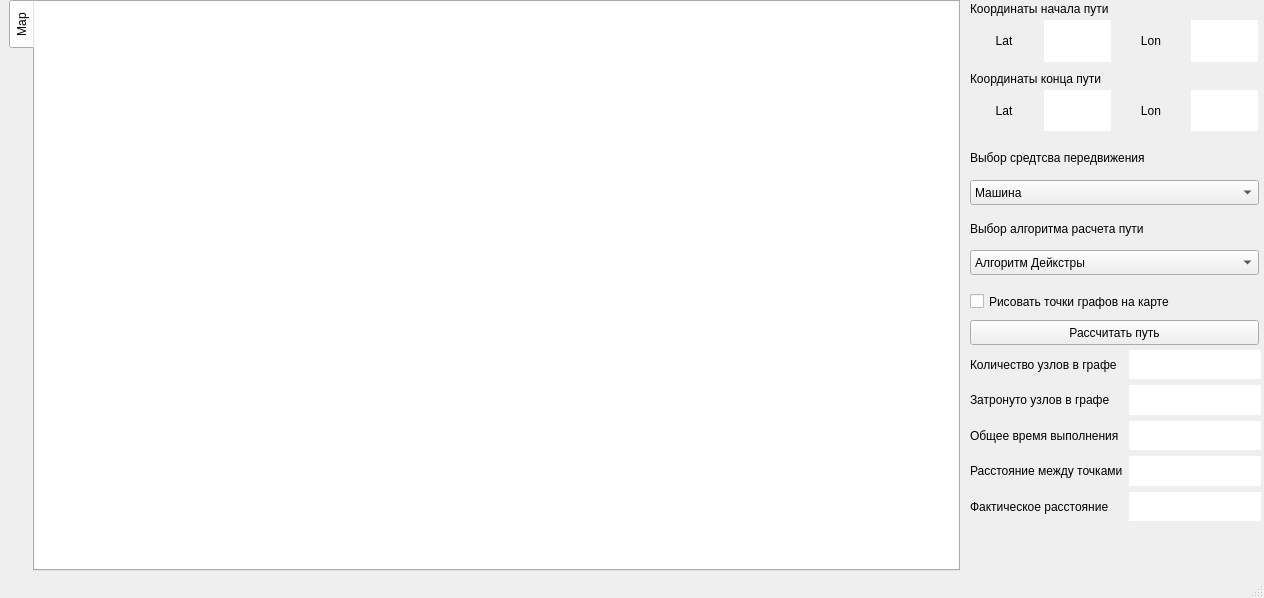
<?xml version="1.0" encoding="UTF-8"?>
<ui version="4.0">
 <class>MainWindow</class>
 <widget class="QMainWindow" name="MainWindow">
  <property name="geometry">
   <rect>
    <x>0</x>
    <y>0</y>
    <width>1264</width>
    <height>598</height>
   </rect>
  </property>
  <property name="windowTitle">
   <string>MainWindow</string>
  </property>
  <widget class="QWidget" name="centralwidget">
   <widget class="QWidget" name="horizontalLayoutWidget">
    <property name="geometry">
     <rect>
      <x>9</x>
      <y>0</y>
      <width>951</width>
      <height>571</height>
     </rect>
    </property>
    <layout class="QHBoxLayout" name="horizontalLayout">
     <item>
      <widget class="QTabWidget" name="Tab">
       <property name="tabPosition">
        <enum>QTabWidget::West</enum>
       </property>
       <property name="currentIndex">
        <number>0</number>
       </property>
       <widget class="QWidget" name="MapTab">
        <attribute name="title">
         <string>Map</string>
        </attribute>
        <widget class="QGraphicsView" name="graphicsView">
         <property name="geometry">
          <rect>
           <x>-5</x>
           <y>-9</y>
           <width>931</width>
           <height>581</height>
          </rect>
         </property>
         <property name="autoFillBackground">
          <bool>true</bool>
         </property>
         <property name="verticalScrollBarPolicy">
          <enum>Qt::ScrollBarAlwaysOff</enum>
         </property>
         <property name="horizontalScrollBarPolicy">
          <enum>Qt::ScrollBarAlwaysOff</enum>
         </property>
         <property name="sizeAdjustPolicy">
          <enum>QAbstractScrollArea::AdjustToContentsOnFirstShow</enum>
         </property>
         <property name="dragMode">
          <enum>QGraphicsView::ScrollHandDrag</enum>
         </property>
         <property name="transformationAnchor">
          <enum>QGraphicsView::AnchorUnderMouse</enum>
         </property>
         <property name="resizeAnchor">
          <enum>QGraphicsView::NoAnchor</enum>
         </property>
         <property name="viewportUpdateMode">
          <enum>QGraphicsView::FullViewportUpdate</enum>
         </property>
        </widget>
       </widget>
      </widget>
     </item>
    </layout>
   </widget>
   <widget class="QPushButton" name="CalculatePath">
    <property name="geometry">
     <rect>
      <x>970</x>
      <y>320</y>
      <width>289</width>
      <height>25</height>
     </rect>
    </property>
    <property name="text">
     <string>Рассчитать путь</string>
    </property>
   </widget>
   <widget class="QComboBox" name="StrategyBox">
    <property name="geometry">
     <rect>
      <x>970</x>
      <y>250</y>
      <width>289</width>
      <height>25</height>
     </rect>
    </property>
    <item>
     <property name="text">
      <string>Алгоритм Дейкстры</string>
     </property>
    </item>
    <item>
     <property name="text">
      <string>A*</string>
     </property>
    </item>
    <item>
     <property name="text">
      <string>Двусторонний алгоритм Дейкстры</string>
     </property>
    </item>
    <item>
     <property name="text">
      <string>Двусторонний А*</string>
     </property>
    </item>
    <item>
     <property name="text">
      <string>Алгоритм Бельмана Форда</string>
     </property>
    </item>
    <item>
     <property name="text">
      <string>Алгоритм Левита</string>
     </property>
    </item>
   </widget>
   <widget class="QComboBox" name="VehicleBox">
    <property name="geometry">
     <rect>
      <x>970</x>
      <y>180</y>
      <width>289</width>
      <height>25</height>
     </rect>
    </property>
    <item>
     <property name="text">
      <string>Машина</string>
     </property>
    </item>
    <item>
     <property name="text">
      <string>Пешком</string>
     </property>
    </item>
   </widget>
   <widget class="QLabel" name="label_5">
    <property name="geometry">
     <rect>
      <x>970</x>
      <y>150</y>
      <width>231</width>
      <height>16</height>
     </rect>
    </property>
    <property name="text">
     <string>Выбор средтсва передвижения</string>
    </property>
   </widget>
   <widget class="QLabel" name="label_6">
    <property name="geometry">
     <rect>
      <x>970</x>
      <y>220</y>
      <width>221</width>
      <height>17</height>
     </rect>
    </property>
    <property name="text">
     <string>Выбор алгоритма расчета пути</string>
    </property>
   </widget>
   <widget class="QWidget" name="gridLayoutWidget_2">
    <property name="geometry">
     <rect>
      <x>970</x>
      <y>350</y>
      <width>291</width>
      <height>171</height>
     </rect>
    </property>
    <layout class="QGridLayout" name="gridLayout_3">
     <item row="3" column="0">
      <widget class="QLabel" name="label_3">
       <property name="text">
        <string>Расстояние между точками</string>
       </property>
       <property name="alignment">
        <set>Qt::AlignLeading|Qt::AlignLeft|Qt::AlignVCenter</set>
       </property>
      </widget>
     </item>
     <item row="0" column="0">
      <widget class="QLabel" name="label">
       <property name="text">
        <string>Количество узлов в графе</string>
       </property>
       <property name="alignment">
        <set>Qt::AlignLeading|Qt::AlignLeft|Qt::AlignVCenter</set>
       </property>
      </widget>
     </item>
     <item row="2" column="1">
      <widget class="QLabel" name="total_time">
       <property name="styleSheet">
        <string notr="true">background-color: rgb(255, 255, 255);
color: rgb(0, 0, 0);</string>
       </property>
       <property name="text">
        <string/>
       </property>
       <property name="alignment">
        <set>Qt::AlignCenter</set>
       </property>
      </widget>
     </item>
     <item row="4" column="1">
      <widget class="QLabel" name="real_distance">
       <property name="styleSheet">
        <string notr="true">background-color: rgb(255, 255, 255);
color: rgb(0, 0, 0);</string>
       </property>
       <property name="text">
        <string/>
       </property>
       <property name="alignment">
        <set>Qt::AlignCenter</set>
       </property>
      </widget>
     </item>
     <item row="0" column="1">
      <widget class="QLabel" name="graph_size">
       <property name="styleSheet">
        <string notr="true">background-color: rgb(255, 255, 255);
color: rgb(0, 0, 0);</string>
       </property>
       <property name="text">
        <string/>
       </property>
       <property name="alignment">
        <set>Qt::AlignCenter</set>
       </property>
      </widget>
     </item>
     <item row="2" column="0">
      <widget class="QLabel" name="label_2">
       <property name="text">
        <string>Общее время выполнения</string>
       </property>
       <property name="alignment">
        <set>Qt::AlignLeading|Qt::AlignLeft|Qt::AlignVCenter</set>
       </property>
      </widget>
     </item>
     <item row="4" column="0">
      <widget class="QLabel" name="label_4">
       <property name="text">
        <string>Фактическое расстояние</string>
       </property>
       <property name="alignment">
        <set>Qt::AlignLeading|Qt::AlignLeft|Qt::AlignVCenter</set>
       </property>
      </widget>
     </item>
     <item row="3" column="1">
      <widget class="QLabel" name="Distance">
       <property name="styleSheet">
        <string notr="true">background-color: rgb(255, 255, 255);
color: rgb(0, 0, 0);</string>
       </property>
       <property name="text">
        <string/>
       </property>
       <property name="alignment">
        <set>Qt::AlignCenter</set>
       </property>
      </widget>
     </item>
     <item row="1" column="0">
      <widget class="QLabel" name="labe12">
       <property name="text">
        <string>Затронуто узлов в графе</string>
       </property>
      </widget>
     </item>
     <item row="1" column="1">
      <widget class="QLabel" name="touch_size">
       <property name="styleSheet">
        <string notr="true">background-color: rgb(255, 255, 255);
color: rgb(0, 0, 0);</string>
       </property>
       <property name="text">
        <string/>
       </property>
       <property name="alignment">
        <set>Qt::AlignCenter</set>
       </property>
      </widget>
     </item>
    </layout>
   </widget>
   <widget class="QWidget" name="gridLayoutWidget">
    <property name="geometry">
     <rect>
      <x>970</x>
      <y>20</y>
      <width>288</width>
      <height>42</height>
     </rect>
    </property>
    <layout class="QGridLayout" name="gridLayout">
     <item row="0" column="1">
      <widget class="QLabel" name="Lat_start">
       <property name="styleSheet">
        <string notr="true">background-color: rgb(255, 255, 255);
color: rgb(0, 0, 0);</string>
       </property>
       <property name="text">
        <string/>
       </property>
       <property name="alignment">
        <set>Qt::AlignCenter</set>
       </property>
      </widget>
     </item>
     <item row="0" column="0">
      <widget class="QLabel" name="label_9">
       <property name="text">
        <string>Lat</string>
       </property>
       <property name="alignment">
        <set>Qt::AlignCenter</set>
       </property>
      </widget>
     </item>
     <item row="0" column="2">
      <widget class="QLabel" name="label_15">
       <property name="text">
        <string>Lon</string>
       </property>
       <property name="alignment">
        <set>Qt::AlignCenter</set>
       </property>
      </widget>
     </item>
     <item row="0" column="3">
      <widget class="QLabel" name="Lon_start">
       <property name="styleSheet">
        <string notr="true">background-color: rgb(255, 255, 255);
color: rgb(0, 0, 0);</string>
       </property>
       <property name="text">
        <string/>
       </property>
       <property name="alignment">
        <set>Qt::AlignCenter</set>
       </property>
      </widget>
     </item>
    </layout>
   </widget>
   <widget class="QWidget" name="gridLayoutWidget_3">
    <property name="geometry">
     <rect>
      <x>970</x>
      <y>90</y>
      <width>288</width>
      <height>41</height>
     </rect>
    </property>
    <layout class="QGridLayout" name="gridLayout_4">
     <item row="0" column="1">
      <widget class="QLabel" name="Lat_end">
       <property name="styleSheet">
        <string notr="true">background-color: rgb(255, 255, 255);
color: rgb(0, 0, 0);</string>
       </property>
       <property name="text">
        <string/>
       </property>
       <property name="alignment">
        <set>Qt::AlignCenter</set>
       </property>
      </widget>
     </item>
     <item row="0" column="0">
      <widget class="QLabel" name="label_10">
       <property name="text">
        <string>Lat</string>
       </property>
       <property name="alignment">
        <set>Qt::AlignCenter</set>
       </property>
      </widget>
     </item>
     <item row="0" column="2">
      <widget class="QLabel" name="label_12">
       <property name="text">
        <string>Lon</string>
       </property>
       <property name="alignment">
        <set>Qt::AlignCenter</set>
       </property>
      </widget>
     </item>
     <item row="0" column="3">
      <widget class="QLabel" name="Lon_end">
       <property name="styleSheet">
        <string notr="true">background-color: rgb(255, 255, 255);
color: rgb(0, 0, 0);</string>
       </property>
       <property name="text">
        <string/>
       </property>
       <property name="alignment">
        <set>Qt::AlignCenter</set>
       </property>
      </widget>
     </item>
    </layout>
   </widget>
   <widget class="QLabel" name="label_7">
    <property name="geometry">
     <rect>
      <x>970</x>
      <y>0</y>
      <width>271</width>
      <height>17</height>
     </rect>
    </property>
    <property name="text">
     <string>Координаты начала пути</string>
    </property>
   </widget>
   <widget class="QLabel" name="label_8">
    <property name="geometry">
     <rect>
      <x>970</x>
      <y>70</y>
      <width>271</width>
      <height>17</height>
     </rect>
    </property>
    <property name="text">
     <string>Координаты конца пути</string>
    </property>
   </widget>
   <widget class="QCheckBox" name="CheckDots">
    <property name="geometry">
     <rect>
      <x>970</x>
      <y>290</y>
      <width>281</width>
      <height>23</height>
     </rect>
    </property>
    <property name="text">
     <string>Рисовать точки графов на карте</string>
    </property>
   </widget>
  </widget>
  <widget class="QMenuBar" name="menubar">
   <property name="geometry">
    <rect>
     <x>0</x>
     <y>0</y>
     <width>1264</width>
     <height>22</height>
    </rect>
   </property>
  </widget>
  <widget class="QStatusBar" name="statusbar"/>
 </widget>
 <resources/>
 <connections/>
</ui>
